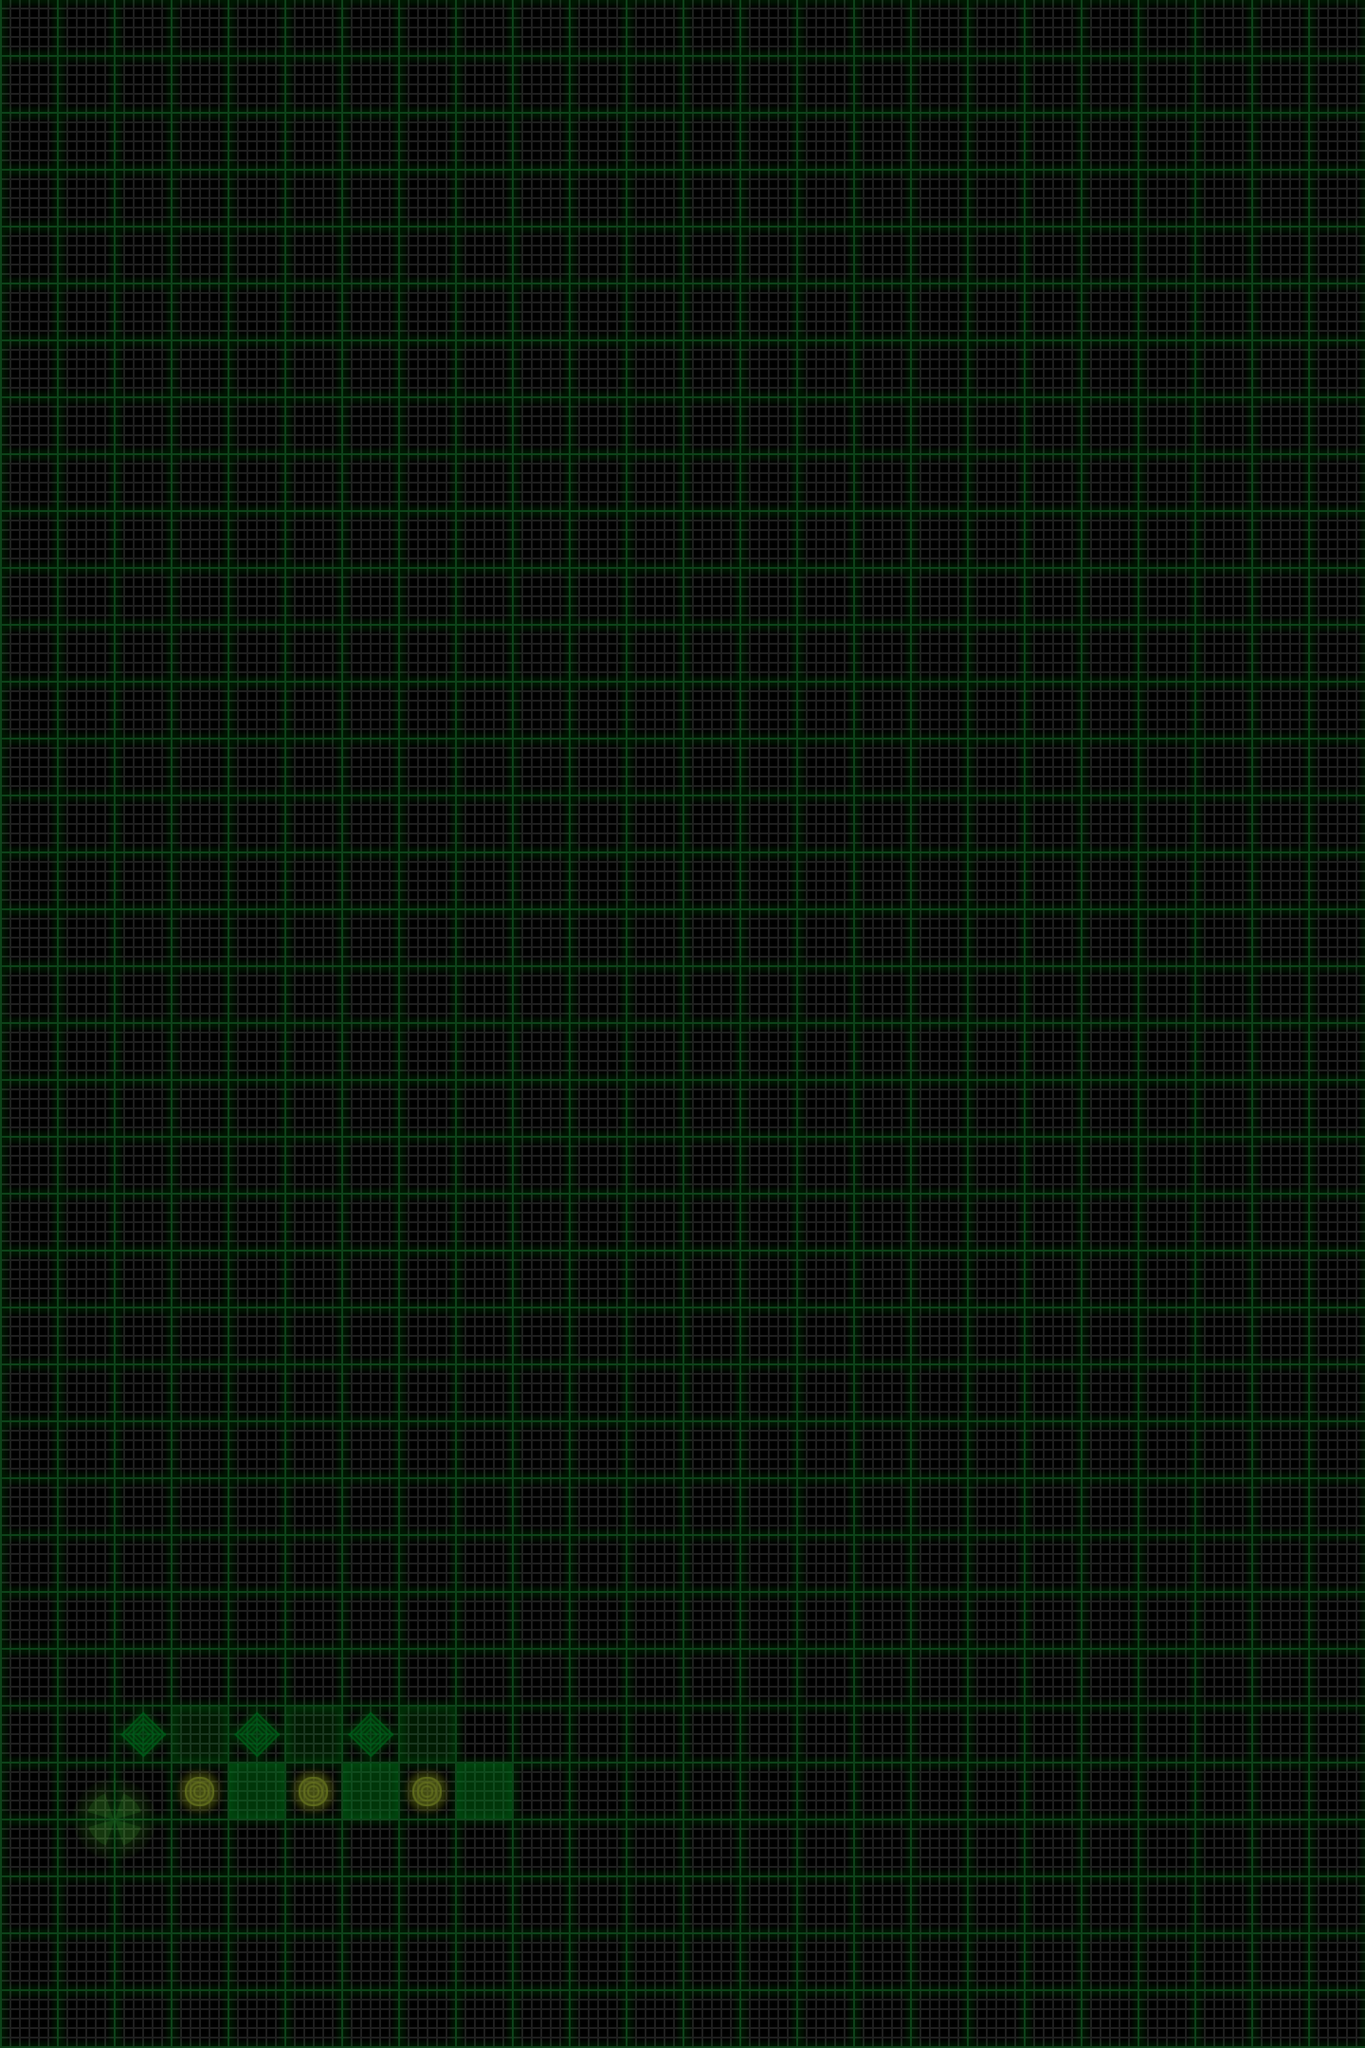

Rendered tile map (Tiled .tmx) drawn with the repository's tilesets; below, a short description and the map source with its tile grids summarised:
An orthogonal 24x36 tile map with 60x60 px tiles, 4 tile layers (map, terrain, items, sand), 2 tilesets and 1 object (startSite).

<map version="1.0" orientation="orthogonal" width="24" height="36" tilewidth="60" tileheight="60">
 <tileset firstgid="1" name="map" tilewidth="60" tileheight="60">
  <image source="map.png" />
  <tile id="0">
   <properties>
    <property name="mapID" value="empty" />
   </properties>
  </tile>
  <tile id="1">
   <properties>
    <property name="mapID" value="down-1" />
   </properties>
  </tile>
  <tile id="2">
   <properties>
    <property name="mapID" value="down-2" />
   </properties>
  </tile>
  <tile id="3">
   <properties>
    <property name="mapID" value="down-3" />
   </properties>
  </tile>
  <tile id="4">
   <properties>
    <property name="mapID" value="down-4" />
   </properties>
  </tile>
  <tile id="5">
   <properties>
    <property name="mapID" value="down-5" />
   </properties>
  </tile>
  <tile id="6">
   <properties>
    <property name="mapID" value="up-1" />
   </properties>
  </tile>
  <tile id="7">
   <properties>
    <property name="mapID" value="up-2" />
   </properties>
  </tile>
  <tile id="8">
   <properties>
    <property name="mapID" value="up-3" />
   </properties>
  </tile>
  <tile id="9">
   <properties>
    <property name="mapID" value="up-4" />
   </properties>
  </tile>
  <tile id="10">
   <properties>
    <property name="mapID" value="up-5" />
   </properties>
  </tile>
 </tileset>
 <tileset firstgid="17" name="items" tilewidth="60" tileheight="60">
  <image source="items.png" />
  <tile id="0">
   <properties>
    <property name="itemID" value="station" />
   </properties>
  </tile>
  <tile id="1">
   <properties>
    <property name="itemID" value="sensorSite" />
   </properties>
  </tile>
  <tile id="8">
   <properties>
    <property name="itemID" value="station" />
   </properties>
  </tile>
  <tile id="9">
   <properties>
    <property name="itemID" value="sensor" />
   </properties>
  </tile>
  <tile id="16">
   <properties>
    <property name="itemID" value="station" />
   </properties>
  </tile>
  <tile id="17">
   <properties>
    <property name="itemID" value="sample" />
   </properties>
  </tile>
  <tile id="24">
   <properties>
    <property name="itemID" value="station" />
   </properties>
  </tile>
 </tileset>
 <layer name="map" width="24" height="36">
  <data>[864 cells, 864 non-empty, 1 distinct tile ids]</data>
 </layer>
 <layer name="terrain" width="24" height="36">
  <data>[864 cells, 6 non-empty, 2 distinct tile ids]</data>
 </layer>
 <layer name="items" width="24" height="36">
  <data>[864 cells, 10 non-empty, 6 distinct tile ids]</data>
 </layer>
 <layer name="sand" width="24" height="36">
  <data>[864 cells, 0 non-empty, 0 distinct tile ids]</data>
 </layer>
 <objectgroup name="objects" width="24" height="36">
  <object name="startSite" x="90" y="1890">
   <properties>
    <property name="bearing" value="east" />
    <property name="energy" value="46" />
    <property name="expectedCodeScore" value="56" />
    <property name="sampleSites" value="3" />
    <property name="sensorSites" value="3" />
    <property name="zoom" value="out" />
   </properties>
  </object>
 </objectgroup>
</map>
